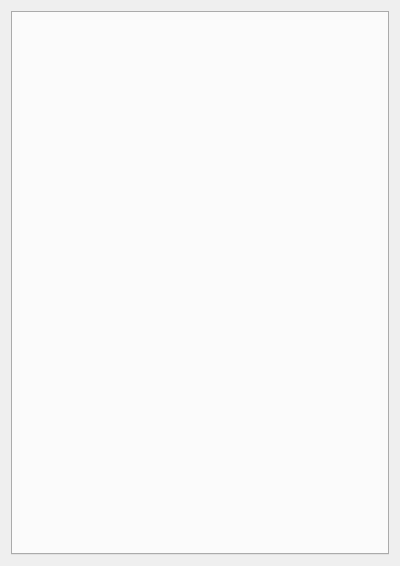
<?xml version="1.0" encoding="UTF-8"?>
<ui version="4.0">
 <class>TabOceanTableWidget</class>
 <widget class="QDialog" name="TabOceanTableWidget">
  <property name="geometry">
   <rect>
    <x>0</x>
    <y>0</y>
    <width>400</width>
    <height>566</height>
   </rect>
  </property>
  <property name="windowTitle">
   <string>Данные зондирования</string>
  </property>
  <layout class="QGridLayout" name="gridLayout">
   <item row="0" column="0">
    <widget class="QTabWidget" name="tabWidget">
     <property name="currentIndex">
      <number>-1</number>
     </property>
    </widget>
   </item>
  </layout>
 </widget>
 <resources/>
 <connections/>
</ui>
